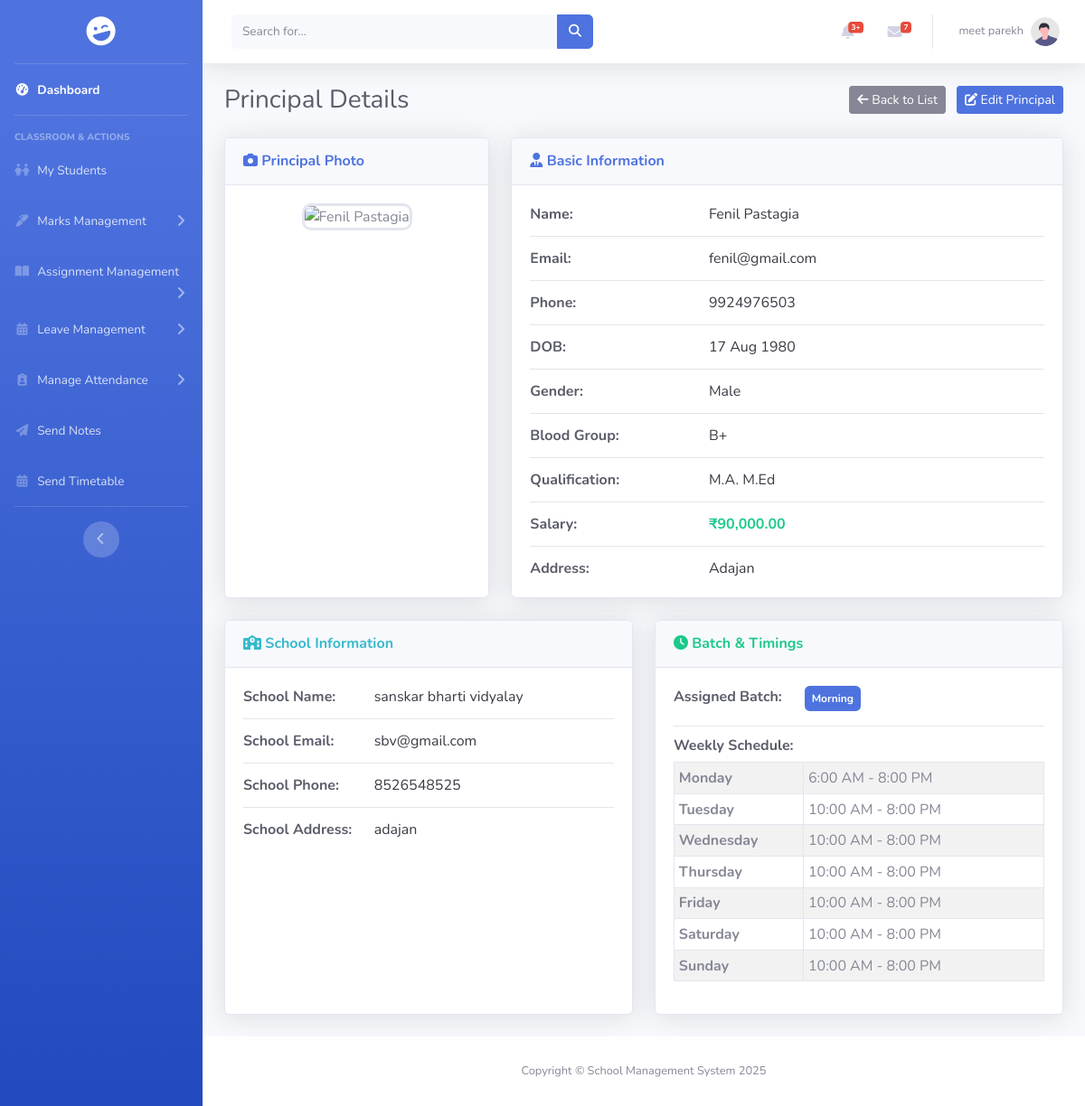
/pages/principal/view.php?id=10 (signed in), run on the app's committed database.
### tables this page shows
CREATE TABLE `principal` (
  `id` int(11) NOT NULL,
  `principal_image` varchar(255) DEFAULT NULL,
  `school_id` int(11) DEFAULT NULL,
  `principal_name` varchar(50) DEFAULT NULL,
  `email` varchar(50) NOT NULL,
  `password` varchar(255) NOT NULL,
  `phone` varchar(10) DEFAULT NULL,
  `principal_dob` date DEFAULT NULL,
  `gender` enum('Male','Female','Others') NOT NULL,
  `blood_group` enum('A+','A-','B+','B-','AB+','AB-','O+','O-') NOT NULL,
  `address` text DEFAULT NULL,
  `qualification` varchar(50) DEFAULT NULL,
  `salary` decimal(10,2) DEFAULT NULL,
  `batch` enum('Morning','Evening') DEFAULT NULL
);

CREATE TABLE `school` (
  `id` int(11) NOT NULL,
  `school_logo` varchar(255) DEFAULT NULL,
  `school_name` varchar(100) DEFAULT NULL,
  `email` varchar(50) DEFAULT NULL,
  `phone` varchar(10) DEFAULT NULL,
  `school_opening` date DEFAULT NULL,
  `school_type` enum('Government','Private') DEFAULT NULL,
  `education_board` set('CBSE','State','IGCSE') DEFAULT NULL,
  `school_medium` set('English','Hindi','Regional Language') DEFAULT NULL,
  `school_category` set('Pre-Primary','Primary','Upper Primary','Secondary','Higher Secondary') DEFAULT NULL,
  `address` text DEFAULT NULL
);

CREATE TABLE `principal_timings` (
  `timing_id` int(11) NOT NULL,
  `principal_id` int(11) NOT NULL,
  `day_of_week` enum('Monday','Tuesday','Wednesday','Thursday','Friday','Saturday','Sunday') NOT NULL,
  `opens_at` time DEFAULT NULL,
  `closes_at` time DEFAULT NULL,
  `is_closed` tinyint(1) NOT NULL DEFAULT 0
);

### pages/principal/view.php (the view, shortened to what this page needs)
<?php
include_once "../../includes/connect.php";
$principal_id = isset($_GET['id']) ? intval($_GET['id']) : 0;
$query_principal = "SELECT p.*, s.school_name, s.address as school_address, s.phone as school_phone, s.email as school_email
          FROM principal p
          LEFT JOIN school s ON p.school_id = s.id
          WHERE p.id = ?";
$stmt_principal = mysqli_prepare($conn, $query_principal);
mysqli_stmt_bind_param($stmt_principal, "i", $principal_id);
mysqli_stmt_execute($stmt_principal);
$result_principal = mysqli_stmt_get_result($stmt_principal);
$principal = mysqli_fetch_assoc($result_principal);
$timings = [];
$query_timings = "SELECT * FROM principal_timings WHERE principal_id = ?";
$stmt_timings = mysqli_prepare($conn, $query_timings);
mysqli_stmt_bind_param($stmt_timings, "i", $principal_id);
mysqli_stmt_execute($stmt_timings);
$result_timings = mysqli_stmt_get_result($stmt_timings);
while($row = mysqli_fetch_assoc($result_timings)){
    $timings[$row['day_of_week']] = $row;
}
$photo_path = $principal['principal_image'];
$default_photo = "../../assets/img/default-user.jpg";
if (!empty($photo_path) && !file_exists($photo_path)) {
    $photo_path = $default_photo;
} elseif (empty($photo_path)) {
    $photo_path = $default_photo;
}
?>
<!DOCTYPE html>
<html lang="en">
<head>
    <link href="../../assets/vendor/fontawesome-free/css/all.min.css" rel="stylesheet" type="text/css">
    <link rel="stylesheet" href="https://cdnjs.cloudflare.com/ajax/libs/font-awesome/6.5.2/css/all.min.css" />
    <link href="../../assets/css/sb-admin-2.min.css" rel="stylesheet">
</head>
<body id="page-top">
    <div id="wrapper">
    <?php include '../../includes/sidebar.php';?>
        <div id="content-wrapper" class="d-flex flex-column">
            <div id="content">
                <?php include_once '../../includes/header.php'; ?>
                <div class="container-fluid">
                    <div class="d-sm-flex align-items-center justify-content-between mb-4">
                        <h1 class="h3 mb-0 text-gray-800">Principal Details</h1>
                        <div>
                            <a href="principal_list.php" class="btn btn-secondary btn-sm mr-2"><i class="fas fa-arrow-left"></i> Back to List</a>
                            <a href="edit.php?id=<?php echo $principal['id']; ?>" class="btn btn-primary btn-sm"><i class="fas fa-edit"></i> Edit Principal</a>
                        </div>
                    </div>
                    <div class="row">
                        <div class="col-lg-4 mb-4">
                            <div class="card shadow h-100">
                                <div class="card-header py-3"><h6 class="m-0 font-weight-bold text-primary"><i class="fas fa-camera"></i> Principal Photo</h6></div>
                                <div class="card-body text-center">
                                    <img src="<?php echo htmlspecialchars($photo_path); ?>" alt="<?php echo htmlspecialchars($principal['principal_name']); ?>" class="principal-photo">
                                </div>
                            </div>
                        </div>
                        <div class="col-lg-8 mb-4">
                            <div class="card shadow h-100">
                                <div class="card-header py-3"><h6 class="m-0 font-weight-bold text-primary"><i class="fas fa-user-tie"></i> Basic Information</h6></div>
                                <div class="card-body">
                                    <div class="row"><div class="col-sm-4 info-label">Name:</div><div class="col-sm-8 info-value"><?php echo htmlspecialchars($principal['principal_name'] ?? 'N/A'); ?></div></div><hr>
                                    <div class="row"><div class="col-sm-4 info-label">Email:</div><div class="col-sm-8 info-value"><?php echo htmlspecialchars($principal['email']); ?></div></div><hr>
                                    <div class="row"><div class="col-sm-4 info-label">Phone:</div><div class="col-sm-8 info-value"><?php echo htmlspecialchars($principal['phone']); ?></div></div><hr>
                                    <div class="row"><div class="col-sm-4 info-label">DOB:</div><div class="col-sm-8 info-value"><?php echo htmlspecialchars(date("d M Y", strtotime($principal['principal_dob']))); ?></div></div><hr>
                                    <div class="row"><div class="col-sm-4 info-label">Gender:</div><div class="col-sm-8 info-value"><?php echo htmlspecialchars($principal['gender']); ?></div></div><hr>
                                    <div class="row"><div class="col-sm-4 info-label">Blood Group:</div><div class="col-sm-8 info-value"><?php echo htmlspecialchars($principal['blood_group']); ?></div></div><hr>
                                    <div class="row"><div class="col-sm-4 info-label">Qualification:</div><div class="col-sm-8 info-value"><?php echo htmlspecialchars($principal['qualification']); ?></div></div><hr>
                                    <div class="row"><div class="col-sm-4 info-label">Salary:</div><div class="col-sm-8 info-value font-weight-bold text-success">₹<?php echo number_format($principal['salary'], 2); ?></div></div><hr>
                                    <div class="row"><div class="col-sm-4 info-label">Address:</div><div class="col-sm-8 info-value"><?php echo htmlspecialchars($principal['address']); ?></div></div>
                                </div>
                            </div>
                        </div>
                        <div class="col-lg-6 mb-4">
                            <div class="card shadow h-100">
                                <div class="card-header py-3"><h6 class="m-0 font-weight-bold text-info"><i class="fas fa-school"></i> School Information</h6></div>
                                <div class="card-body">
                                    <div class="row"><div class="col-sm-4 info-label">School Name:</div><div class="col-sm-8 info-value"><?php echo htmlspecialchars($principal['school_name']); ?></div></div><hr>
                                    <div class="row"><div class="col-sm-4 info-label">School Email:</div><div class="col-sm-8 info-value"><?php echo htmlspecialchars($principal['school_email']); ?></div></div><hr>
                                    <div class="row"><div class="col-sm-4 info-label">School Phone:</div><div class="col-sm-8 info-value"><?php echo htmlspecialchars($principal['school_phone']); ?></div></div><hr>
                                    <div class="row"><div class="col-sm-4 info-label">School Address:</div><div class="col-sm-8 info-value"><?php echo htmlspecialchars($principal['school_address']); ?></div></div>
                                </div>
                            </div>
                        </div>
                        <div class="col-lg-6 mb-4">
                            <div class="card shadow h-100">
                                <div class="card-header py-3"><h6 class="m-0 font-weight-bold text-success"><i class="fas fa-clock"></i> Batch & Timings</h6></div>
                                <div class="card-body">
                                    <div class="row mb-3">
                                        <div class="col-sm-4 info-label">Assigned Batch:</div>
                                        <div class="col-sm-8 info-value">
                                            <span class="badge badge-<?php echo ($principal['batch'] == 'Morning') ? 'primary' : 'warning'; ?> p-2"><?php echo htmlspecialchars($principal['batch'] ?? 'N/A'); ?></span>
                                        </div>
                                    </div>
                                    <hr>
                                    <h6 class="info-label mb-2">Weekly Schedule:</h6>
                                    <?php if (!empty($timings)): ?>
                                        <table class="table table-sm table-bordered table-striped table-timings">
                                            <tbody>
                                                <?php
                                                $days = ['Monday', 'Tuesday', 'Wednesday', 'Thursday', 'Friday', 'Saturday', 'Sunday'];
                                                foreach ($days as $day):
                                                    $day_timing = $timings[$day] ?? null;
                                                ?>
                                                <tr>
                                                    <th><?php echo $day; ?></th>
                                                    <td>
                                                        <?php if ($day_timing && !empty($day_timing['is_closed'])): ?>
                                                            <span class="badge badge-secondary">Closed</span>
                                                        <?php elseif ($day_timing && !empty($day_timing['opens_at'])): ?>
                                                            <?php echo date("g:i A", strtotime($day_timing['opens_at'])); ?> - <?php echo date("g:i A", strtotime($day_timing['closes_at'])); ?>
                                                        <?php else: ?>
                                                            <span class="text-muted">Not Set</span>
                                                        <?php endif; ?>
                                                    </td>
                                                </tr>
                                                <?php endforeach; ?>
                                            </tbody>
                                        </table>
                                    <?php else: ?>
                                        <div class="alert alert-warning small">No weekly schedule has been set for this principal.</div>
                                    <?php endif; ?>
                                </div>
                            </div>
                        </div>
                    </div>
                </div>
            </div>
            <?php include '../../includes/footer.php'; ?>
        </div>
    </div>
</body>
</html>

### pages/principal/view.php (style rules this page uses)
.principal-photo { width: 150px; height: 150px; object-fit: cover; border-radius: 10px; border: 3px solid #e3e6f0; }
.info-label { font-weight: bold; color: #5a5c69; }
.info-value { color: #3a3b45; }
.card-body hr { margin-top: 0.75rem; margin-bottom: 0.75rem; }
.table-timings th { width: 35%; }

### data on the page
principal: principal_name "Fenil Pastagia", email "fenil@gmail.com", phone "9924976503", principal_dob "17 Aug 1980", gender "Male", blood_group "B+", qualification "M.A. M.Ed", salary "90,000.00", address "Adajan", school.school_name "sanskar bharti vidyalay", school.email "sbv@gmail.com", school.phone "8526548525", school.address "adajan", batch "Morning"
principal_timings: day "Monday", opens_at "6:00 AM", closes_at "8:00 PM"
principal_timings: day "Tuesday", opens_at "10:00 AM", closes_at "8:00 PM"
principal_timings: day "Wednesday", opens_at "10:00 AM", closes_at "8:00 PM"
principal_timings: day "Thursday", opens_at "10:00 AM", closes_at "8:00 PM"
principal_timings: day "Friday", opens_at "10:00 AM", closes_at "8:00 PM"
principal_timings: day "Saturday", opens_at "10:00 AM", closes_at "8:00 PM"
principal_timings: day "Sunday", opens_at "10:00 AM", closes_at "8:00 PM"

### other printed values
$userName "meet parekh"
